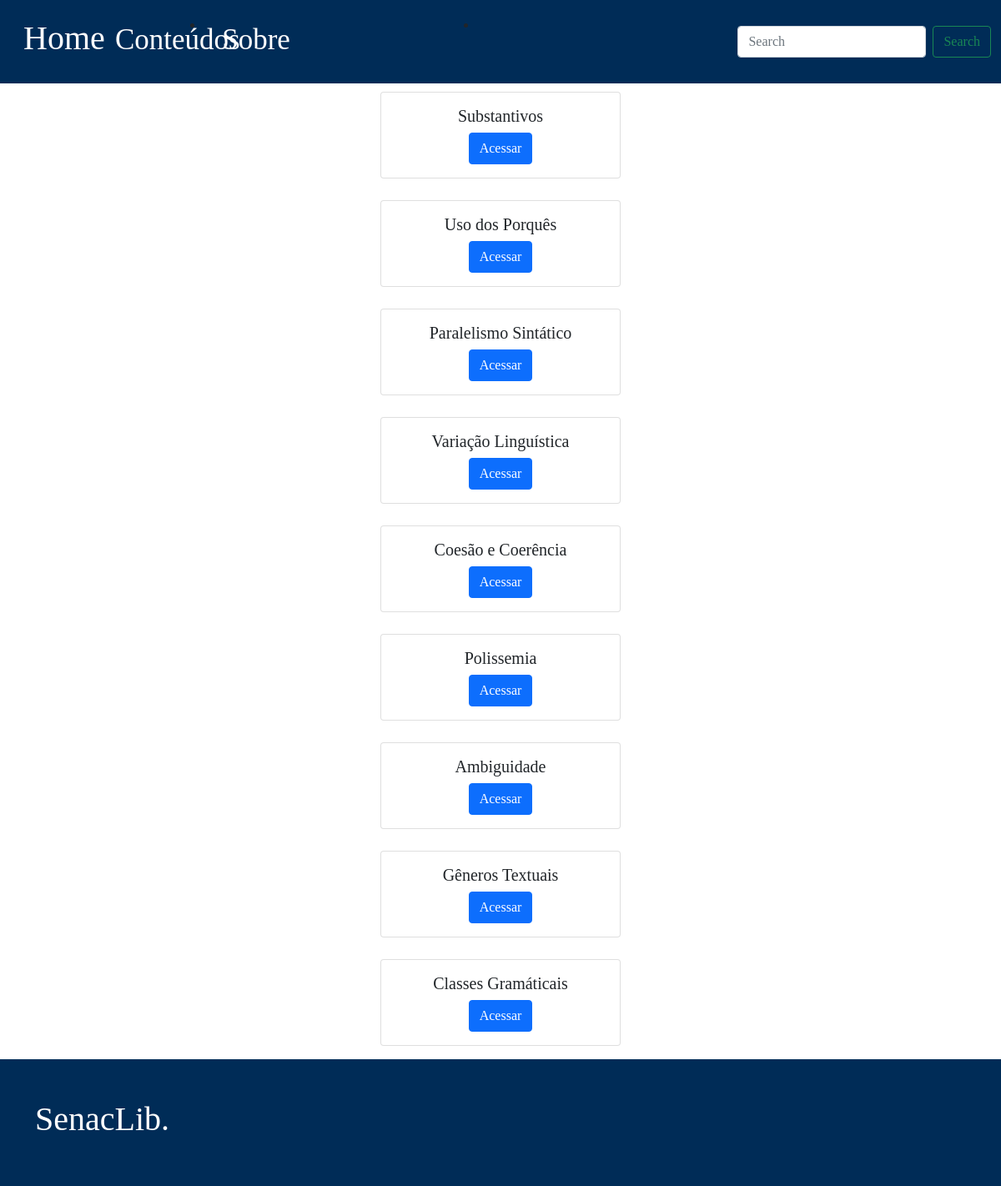
The app's page /conteudos.php with its own data.
### tables this page shows
CREATE TABLE `conteudo` (
  `ConteudoID` int(11) NOT NULL,
  `Titulo` varchar(200) DEFAULT NULL
);

### conteudos.php (the view)
<?php
include_once 'conexao.php';
include_once 'navbar.php';?>
<main>
            <?php
            $sql = "SELECT * FROM conteudo";
            $result = mysqli_query($conexao, $sql);
            $dados = mysqli_fetch_all($result, MYSQLI_ASSOC);
            foreach ($dados as $key => $value) {
            ?>
            <div style="text-align:center" >
              <a href="./conteudos/2teste.php" style="text-decoration:none;color:inherit">
                <div  class="card text-center mb-3" style="width: 18rem;margin:10px;display:inline-block">
                    <div class="card-body">
                        <h5 class="card-title"><?php echo $value['Titulo'];?></h5>
                        <a href="conteudo.php?conteudo=<?php echo $value['ConteudoID'];?>" class="btn btn-primary">Acessar</a>
                    </div>
                </div>
              </a>
            </div>
              <?php
            }
            ?>
</main>
<?php include_once 'footer.php';?>
</body>
</html>

### navbar.php (shortened to what this page needs)
<!doctype html>
<html lang="en">
  <head>
    <link rel="stylesheet" href="style.css">
    <link href="https://cdn.jsdelivr.net/npm/bootstrap@5.0.2/dist/css/bootstrap.min.css" rel="stylesheet">
  </head>
  <body>
<header>
    <nav class="navbar navbar-expand-lg navbar-dark d-none d-lg-block" style="z-index: 2000;">
        <div class="container-fluid">
          <a class="navbar-brand nav-link" target="_self" href="home.php">
            <h1>Home</h1>
          </a>
              <li  class="nav-item"  >
                <a class="nav-link" id="conteudosnav" target="_self" href="conteudos.php" rel="nofollow"
                  target="_blank">Conteúdos</a>
              </li>
              <li class="nav-item">
                <a class="nav-link" id="sobrenav"  href="" target="_self">Sobre</a>
              </li>
            <form class="d-flex">
                <input class="form-control me-2" type="search" placeholder="Search" aria-label="Search">
                <button class="btn btn-outline-success" type="submit">Search</button>
              </form>
          </div>
      </nav>
      <header>

### footer.php (shortened to what this page needs)
    <footer class="w-100 py-4 flex-shrink-0">
        <div class="container py-4">
            <div class="row gy-4 gx-5">
                <div class="col-lg-4 col-md-6">
                    <h5 class="h1 text-white">SenacLib.</h5>
</div>
            </div>
        </div>
    </footer>

### style.css (style rules this page uses)
* { font-family: 'Cormorant Infant', serif; }
.navbar { background-color: #002c57; height: 100px; }
a.nav-link { font-size:30px; margin-right: -100px; }
.navbar .nav-link#conteudosnav { font-size: 35px; margin-top: -30px ; padding: 10px; margin-left: -100px; }
.navbar .nav-link#sobrenav { font-size: 35px; margin-top: -30px; padding: 10px; margin-left: -300px; }
.navbar .nav-item { margin-right: 120px; margin: bottom 12px; margin-top: 2px; }
.navbar a { padding: 14px 16px; }
.navbar .nav-link { color: #fff !important; }
body { background: #0061c31a; width: 100% ; left: 0; bottom: 0; }
a { color: inherit; text-decoration: none; transition: all 0.3s; }
.form-control { background: #212529; border-color: #545454; }
footer { background: #002c57; color:whitesmoke ; }
body, html { height: 100%; }

### records on screen
conteudo: Titulo "Substantivos"
conteudo: Titulo "Uso dos Porquês"
conteudo: Titulo "Paralelismo Sintático"
conteudo: Titulo "Variação Linguística"
conteudo: Titulo "Coesão e Coerência"
conteudo: Titulo "Polissemia"
conteudo: Titulo "Ambiguidade"
conteudo: Titulo "Gêneros Textuais"
conteudo: Titulo "Classes Gramáticais"
